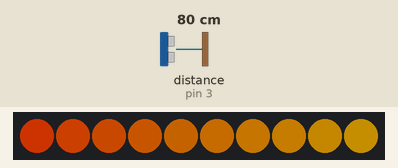
A sketch run on a simulated Arduino Uno, built with avr-gcc and run on an emulated ATmega328P. On the bench: 10 RGB LEDs in strip order, left to right. Wiring (inferred from the names in the program): ultrasonic range finder: trigger pin 2; echo pin 3. The inputs (shaded band) are chosen by the test bench; at power-on: distance to the obstacle (sensor on pin 3) 80 cm. The echo pulse lasts 58.3 µs per cm; dim RGB values are drawn brighter than linear; what the sketch prints to the serial monitor is not drawn.

Above: at 1.27 s.
1.3 s: distance to the obstacle (sensor on pin 3) set to 250 cm
At 2.3 s:
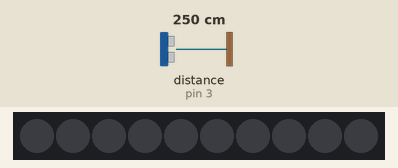
2.8 s: distance to the obstacle (sensor on pin 3) set to 4 cm
At 2.91 s:
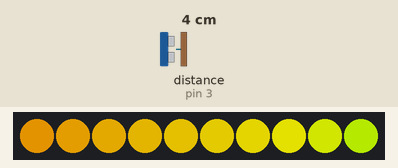
4.5 s: distance to the obstacle (sensor on pin 3) set to 60 cm
At 4.52 s:
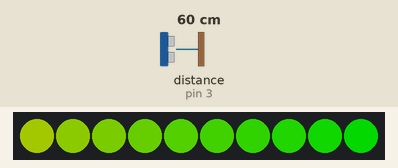
6.3 s: distance to the obstacle (sensor on pin 3) set to 2 cm
At 6.33 s:
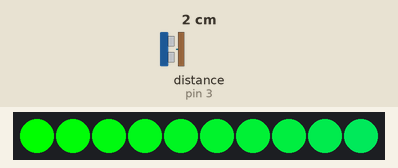
8.3 s: distance to the obstacle (sensor on pin 3) set to 258 cm
At 8.9 s:
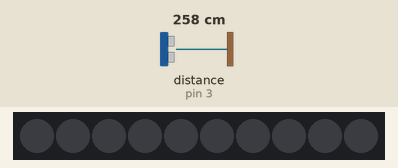
9.8 s: distance to the obstacle (sensor on pin 3) set to 147 cm
At 9.9 s:
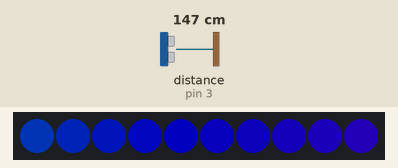

Measured:
- after the input at 1.3 s, the LEDs: change at once (image 1)
- after the input at 2.8 s, the LEDs: first change after 0.05 s (image 2 shows a later state)
- after the input at 8.3 s, the LEDs: change after 0.07 s (image 5)
- after the input at 9.8 s, the LEDs: first change at once (image 6 shows a later state)

The sketch:

Prototyp_Bewegunssensor_Lichterkette_Sprint2.ino
```cpp
#include <FastLED.h> //LED Bibliothek zum Steuern der Lichterkette
#define NUM_LEDS 10 //Anzahl der zu steuernden LEDs
#define DATA_PIN 10 //Steckplatz der Lichterkette
#define UPDATES_PER_SECOND 100 //

CRGBPalette16 currentPalette;
TBlendType    currentBlending;
CRGB leds[NUM_LEDS]; //Initialisierung LEDs

#define echoPin1 3
#define trigPin1 2


long duration, distance, Sensor;


void setup() {
  FastLED.addLeds<NEOPIXEL, DATA_PIN>(leds, NUM_LEDS); //Lichterkette mit Anzahl LED und Art
  currentPalette = RainbowColors_p; //LEDs sollen in Regenbogenfarben leuchten
  currentBlending = LINEARBLEND; //Lineare Interpolation zwischen Farb- und Helligkeitswerten
  Serial.begin (115200); //Serielle kommunikation starten, damit man sich die Werte am serial monitor ansehen kann.
  pinMode(trigPin1, OUTPUT); //Sendepuls des Sensors = Output
  pinMode(echoPin1, INPUT); //Schallempfänger des Sensors = Input

}

void loop() {

  SonarSensor(trigPin1, echoPin1);  //Hier wird die Funktion zu Berechnung der Entfernung aufgerufen
  Sensor = distance;

  if (Sensor >= 255){ //Gemessene Entfernung wird auf 255 begrenzt, da der Helligkeitsbereich der Lichterkette mit 8-Bit codiert ist
    Sensor = 255;
  }


  Serial.print(Sensor);
  Serial.print(" cm"); //Serielle Ausgabe der Entfernung

  static uint8_t startIndex = 0;
  startIndex = startIndex + 1; //Index wird benutzt für Farbänderung


  FillLEDsFromPaletteColors(startIndex, Sensor); //Aufruf der Funktion zur Bestimmung der Farben der einzelnen LEDs. Entfernung ist eigentlich Helligkeit, je nach Entfernung sollen LEDs unterschiedlich hell leuchten
  FastLED.show(); //Ohne diesen befehl leuctet die Kette nicht
  FastLED.delay(1000 / UPDATES_PER_SECOND); //Kleines Delay
  delay(50);
}


void FillLEDsFromPaletteColors( uint8_t colorIndex, long entfernung) //Funktion aus der FastLED Bibliothek mit der sich die Farben der einzelnen LEDs einstellen lassen
{
    int brightness;
    brightness = BrightnessFromDistance(entfernung); //S. Zeile 58
    for( int i = 0; i < NUM_LEDS; i++) {
        leds[i] = ColorFromPalette( currentPalette, colorIndex, brightness, currentBlending); //LEDs werden durchiteriert wobei Regenbogefarben verwendet werden sollen
        colorIndex += 3; //ColorIndex erhöht Farbabstand
    }

}

int BrightnessFromDistance (int val){ //Diese Funktion weißt den verschiedenen  Entfernungsbereichen eine bestimmte Helligkeit zu. Nah -> hell, entfernt -> dunkel.

  int brightness;

  if (val <= 50) {
      brightness = 255;
      //Serial.println("255");
      return brightness;
    }

    else if (val > 50 && val <= 100) {
      brightness = 140;
      //Serial.println("140");
      return brightness;
    }

    else if (val > 100 && val <= 150) {
      brightness = 80 ;
      //Serial.println("150");
      return brightness;
    }

    else if (val > 150 && val <= 200) {
      brightness = 20 ;
      //Serial.println("20");
      return brightness;
    }

    else if (val > 200 && val <= 255) {
      brightness = 0;
      return brightness;
    }

}

void SonarSensor(int trigPin, int echoPin) //Funktion zu Berechnung der Entfernung mittels Ultraschall.
{
digitalWrite(trigPin, LOW);
delayMicroseconds(2);
digitalWrite(trigPin, HIGH);
delayMicroseconds(10);
digitalWrite(trigPin, LOW);
duration = pulseIn(echoPin, HIGH);
distance = (duration/2) * 0.03432; //Formel rechnet gemessene Zeit in Entfernung in cm um. Entfernung wird anschließend in einer globalen Variable gespeichert

}
```
